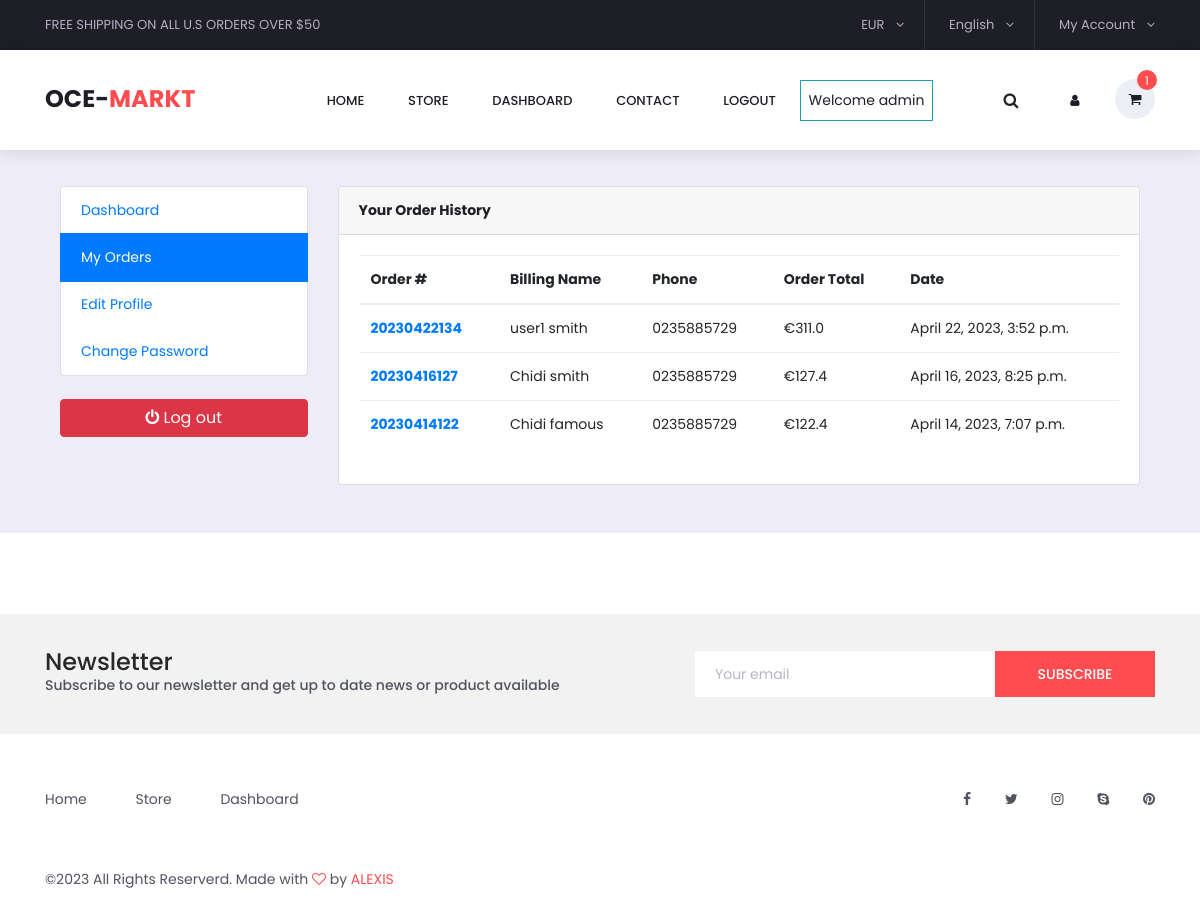
/accounts/my_orders/ (signed in), run on the app's committed database.
### accounts/models.py (models this page shows, shortened)
class Account(AbstractBaseUser):
    first_name = models.CharField(max_length=50)
    last_name = models.CharField(max_length=50)
    username = models.CharField(max_length=50, unique=True)
    email = models.EmailField(max_length=150, unique=True)
    phone_number = models.CharField(max_length=50)
    date_joined = models.DateTimeField(auto_now_add=True)
    last_login = models.DateTimeField(auto_now_add=True)
    is_admin = models.BooleanField(default=False)
    is_staff = models.BooleanField(default=False)
    is_active = models.BooleanField(default=False)
    is_superadmin = models.BooleanField(default=False)
    USERNAME_FIELD = 'email'
    REQUIRED_FIELDS = ['username', 'first_name', 'last_name']
    objects = MyAccountManager()
    def full_name(self):
        return f'{self.first_name} {self.last_name}'

### orders/models.py (models this page shows, shortened)
class Order(models.Model):
    STATUS = (
        ("New", "New"),
        ("Accepted", "Accepted"),
        ("Completed", "Completed"),
        ("Cancelled", "Cancelled")
    )
    user = models.ForeignKey(Account, on_delete=models.SET_NULL, null=True)
    payment = models.ForeignKey(
        Payment, on_delete=models.SET_NULL, blank=True, null=True)
    order_number = models.CharField(max_length=20)
    first_name = models.CharField(max_length=50)
    last_name = models.CharField(max_length=50)
    phone = models.CharField(max_length=15)
    email = models.EmailField(max_length=50)
    address_line_1 = models.CharField(max_length=50)
    address_line_2 = models.CharField(max_length=50, blank=True)
    country = models.CharField(max_length=80)
    state = models.CharField(max_length=70)
    city = models.CharField(max_length=50)
    order_note = models.CharField(max_length=100, blank=True)
    order_total = models.FloatField()
    tax = models.FloatField()
    status = models.CharField(max_length=100, choices=STATUS, default="New")
    ip = models.CharField(blank=True, max_length=20)
    is_ordered = models.BooleanField(default=False)
    created_at = models.DateTimeField(auto_now_add=True)
    updated_at = models.DateTimeField(auto_now=True)
    def full_name(self):
        return f"{self.first_name} {self.last_name}"

### accounts/views.py (the view)
# urls.py: path('my_orders/', views.my_orders, name='my_orders'),
@login_required(login_url='login')
def my_orders(request):
    orders = Order.objects.filter(
        user=request.user, is_ordered=True). order_by('-created_at')
    context = {
        'orders': orders,
    }
    return render(request, 'accounts/my_orders.html', context)

### carts/context_processors.py (called while the page is built)
def counter(request):
    cart_count = 0
    if 'admin' in request.path:
        return {}
    else:
        try:
            cart = Cart.objects.filter(cart_id=_cart_id(request))
            if request.user.is_authenticated:
                cart_items = CartItem.objects.all().filter(user=request.user)
            else:
                cart_items = CartItem.objects.all().filter(cart=cart[:1])
            for cart_item in cart_items:
                cart_count += cart_item.quantity
        except Cart.DoesNotExist:
            cart_count = 0
    return dict(cart_count=cart_count)

### carts/views.py (called while the page is built)
def _cart_id(request):
    cart = request.session.session_key
    if not cart:
        cart = request.session.create()
    return cart

### category/context_processors.py (called while the page is built)
def menu_links(request):
    links = Category.objects.all()
    return dict(links=links)

### templates/accounts/my_orders.html (shortened to what this page needs)
{% extends 'base.html' %}
{% load static %}
{% block content %}
<br>
<br>
<br>
<br>
<br>
<br>
<section class="h-100 h-custom" style="background-color: #eeecf8;">
    <div class="container py-5 h-100">
<section class="section-conten padding-y bg">
    <div class="container">
        <div class="row">
       {% include 'dashboard_sidebar.html' %}
        <main class="col-md-9">
            <article class="card">
            <header class="card-header">
                <strong class="d-inline-block mr-3">Your Order History</strong>
            </header>
                <div class="card-body">
                    <div class="row">
                            <div class="col-md-12">
                                {% if not orders %}
                                    <br>
                                    <h5 class="text-center text-muted">You do not have any Order History?</h5>
                                    <div class="text-center">
                                    <a href="{% url 'store' %}" class="btn btn-primary">Shop Now</a>
                                    </div>
                                    <br>
                                {% else %}
                                    <div class="table-responsive text-nowrap">
                                            <table class="table table-hover">
                                                <thead>
                                                <tr>
                                                    <th scope="col">Order #</th>
                                                    <th scope="col">Billing Name</th>
                                                    <th scope="col">Phone</th>
                                                    <th scope="col">Order Total</th>
                                                    <th scope="col">Date</th>
                                                </tr>
                                                </thead>
                                                <tbody>
                                                    {% for order in orders  %}
                                                        <tr>
                                                            <th scope="row"><a href="{% url 'order_detail' order.order_number %}">{{order.order_number}}</th></a>
                                                            <td>{{order.full_name}}</td>
                                                            <td>{{order.phone}}</td>
                                                            <td>€{{order.order_total}}</td>
                                                            <td>{{order.created_at}}</td>
                                                        </tr>
                                                {% endfor %}
                                                </tbody>
                                            </table>
                                  </div>
                                {% endif %}
                            </div>
                    </div>
                </div>
                </div>
            </div>
    </div>
    </div>
{% endblock %}

### templates/base.html (shortened to what this page needs)
{% load static %}
{% static "images" as baseURL %}
<!DOCTYPE html>
<html lang="en">
  <head>
    {% load static %}
    <link rel="stylesheet" href="https://cdn.jsdelivr.net/npm/bootstrap@4.6.2/dist/css/bootstrap.min.css">
    <link rel="stylesheet" href="https://cdnjs.cloudflare.com/ajax/libs/font-awesome/6.3.0/css/all.min.css">
    <link
      rel="stylesheet"
      href="{% static 'styles/bootstrap4/bootstrap.min.css' %}"
    />
    <link
      href="{%static 'plugins/font-awesome-4.7.0/css/font-awesome.min.css' %}"
      rel="stylesheet"
    />
    <link
      rel="stylesheet"
      href="{% static 'plugins/OwlCarousel2-2.2.1/owl.carousel.css'%}"
    />
    <link
      rel="stylesheet"
      href="{% static 'plugins/OwlCarousel2-2.2.1/owl.theme.default.css'%}"
    />
    <link
      rel="stylesheet"
      href="{% static 'plugins/OwlCarousel2-2.2.1/animate.css'%}"
    />
    <link rel="stylesheet"  href="{% static 'plugins/jquery-ui-1.12.1.custom/jquery-ui.css' %}">
    <link rel="stylesheet" href="{% static 'styles/main_styles.css'%}" />
    <link rel="stylesheet" href="{% static 'styles/responsive.css' %}" />
    <link rel="stylesheet"  href="{% static 'styles/categories_styles.css' %}">
    <link rel="stylesheet"  href="{% static 'styles/categories_styles.css' %}">
    <link rel="stylesheet"  href="{% static 'styles/categories_responsive.css' %}">
    <link rel="stylesheet"  href="{% static 'styles/single_styles.css' %}">
    <link rel="stylesheet"  href="{% static 'styles/single_responsive.css' %}">
    <link rel="stylesheet"  href="{% static 'styles/contact_styles.css' %}">
    <link rel="stylesheet"  href="{% static 'styles/contact_responsive.css' %}">
    <link rel="stylesheet"  href="{% static 'styles/review.css' %}">
  </head>
  <body>
    <div class="super_container">
      <header class="header trans_300">
        <div class="top_nav">
          <div class="container">
            <div class="row">
              <div class="col-md-6">
                <div class="top_nav_left">
                  free shipping on all u.s orders over $50
                </div>
              </div>
              <div class="col-md-6 text-right">
                <div class="top_nav_right">
                  <ul class="top_nav_menu">
                    <li class="currency">
                      <a href="#">
                        eur
                        <i class="fa fa-angle-down"></i>
                      </a>
                    </li>
                    <li class="language">
                      <a href="#">
                        English
                        <i class="fa fa-angle-down"></i>
                      </a>
                    </li>
                    <li class="account">
                      <a href="#">
                        My Account
                        <i class="fa fa-angle-down"></i>
                      </a>
                    </li>
                  </ul>
                </div>
              </div>
            </div>
          </div>
        </div>
        <div class="main_nav_container">
          <div class="container">
            <div class="row">
              <div class="col-lg-12 text-right">
                <div class="logo_container">
                  <a href="{% url 'home' %}">OCE-<span>Markt</span></a>
                </div>
                <nav class="navbar">
                  <ul class="navbar_menu">
                    <li><a href="{% url 'home' %}">home</a></li>
                    <li><a href="{% url 'store' %}">store</a></li>
                    {% if user.id is not None %}
                       <li><a href="{% url 'dashboard' %}">Dashboard</a></li>
                       <li><a href="{% url 'contact' %}">contact</a></li>
                       <li><a href="{% url 'logout' %}">Logout</a></li>
                        <li class="border border-info p-2">Welcome {{ user.first_name}}</li>
                    {% else %}
                      <li><a href="{% url 'login' %}">Login</a></li>
                      <li><a href="{% url 'register' %}">Register</a></li>
                       <li class="border border-info p-2"> Welcome Guest </li>
                    {% endif %}
                  </ul>
                  <ul class="navbar_user">
                    <li class="currency" style="background-color: white; border:none">
                      <button type="submit" class="btn btn-outline">
                        <i class="fa fa-search" aria-hidden="true"></i>
                      </button>
                    </li>
                    <li class="account" style="background-color: white;">
                      <a href="{% url 'dashboard' %}">
                        <i class="fa fa-user mr-5" aria-hidden="true"></i>
                      </a>
                    <li class="checkout">
                      <a href="{% url 'cart' %}">
                        <i class="fa fa-shopping-cart" aria-hidden="true"></i>
                        <span id="checkout_items" class="checkout_items"
                          >{{cart_count}}</span
                        >
                      </a>
                    </li>
                  </ul>
                </nav>
              </div>
            </div>
          </div>
        </div>
      </header>
      <div class="fs_menu_overlay"></div>
      {% block content %}{% endblock %}
      {% include 'footer.html' %}
  </body>
</html>

### static/styles/main_styles.css (style rules this page uses)
* { margin: 0; padding: 0; }
body { font-family: 'Poppins', sans-serif; font-size: 14px; line-height: 23px; font-weight: 400; background: #FFFFFF; color: #1e1e27; }
div { display: block; position: relative; -webkit-box-sizing: border-box; -moz-box-sizing: border-box; box-sizing: border-box; }
ul { list-style: none; margin-bottom: 0px; }
a, a:hover, a:visited, a:active, a:link { text-decoration: none; -webkit-font-smoothing: antialiased; -webkit-text-shadow: rgba(0,0,0,.01) 0 0 1px; text-shadow: rgba(0,0,0,.01) 0 0 1px; }
section { display: block; position: relative; box-sizing: border-box; }
.trans_300 { -webkit-transition: all 300ms ease; -moz-transition: all 300ms ease; -ms-transition: all 300ms ease; -o-transition: all 300ms ease; transition: all 300ms ease; }
.super_container { width: 100%; overflow: hidden; }
.header { position: fixed; top: 0; left: 0; width: 100%; background: #FFFFFF; z-index: 10; }
.top_nav { width: 100%; height: 50px; background: #1e1e27; }
.top_nav_left { height: 50px; line-height: 50px; font-size: 13px; color: #b5aec4; text-transform: uppercase; }
.currency { display: inline-block; position: relative; min-width: 50px; border-right: solid 1px #33333b; padding-right: 20px; padding-left: 20px; text-align: center; vertical-align: middle; background: #1e1e27; }
.currency > a { display: block; color: #b5aec4; font-weight: 400; height: 50px; line-height: 50px; font-size: 13px; text-transform: uppercase; }
.currency > a > i { margin-left: 8px; }
.language { display: inline-block; position: relative; min-width: 50px; border-right: solid 1px #33333b; padding-right: 20px; padding-left: 20px; text-align: center; vertical-align: middle; background: #1e1e27; }
.language > a { display: block; color: #b5aec4; font-weight: 400; height: 50px; line-height: 50px; font-size: 13px; }
.language > a > i { margin-left: 8px; }
.account { display: inline-block; position: relative; min-width: 50px; padding-left: 20px; text-align: center; vertical-align: middle; background: #1e1e27; }
.account > a { display: block; color: #b5aec4; font-weight: 400; height: 50px; line-height: 50px; font-size: 13px; }
.account > a > i { margin-left: 8px; }
.main_nav_container { width: 100%; background: #FFFFFF; box-shadow: 0 0 16px rgba(0, 0, 0, 0.15); }
.navbar { width: auto; height: 100px; float: right; padding-left: 0px; padding-right: 0px; }
.navbar_menu li { display: inline-block; }
.navbar_menu li a { display: block; color: #1e1e27; font-size: 13px; font-weight: 500; text-transform: uppercase; padding: 20px; -webkit-transition: color 0.3s ease; -moz-transition: color 0.3s ease; -ms-transition: color 0.3s ease; -o-transition: color 0.3s ease; transition: color 0.3s ease; }
.navbar_user { margin-left: 37px; }
.navbar_user li { display: inline-block; text-align: center; }
.navbar_user li a { display: -webkit-box; display: -moz-box; display: -ms-flexbox; display: -webkit-flex; display: flex; flex-direction: column; justify-content: center; align-items: center; position: relative; width: 40px; height: 40px; color: #1e1e27; -webkit-transition: color 0.3s ease; -moz-transition: color 0.3s ease; -ms-transition: color 0.3s ease; -o-transition: color 0.3s ease; transition: color 0.3s ease; }
.checkout a { background: #eceff6; border-radius: 50%; }
.checkout_items { display: -webkit-box; display: -moz-box; display: -ms-flexbox; display: -webkit-flex; display: flex; flex-direction: column; justify-content: center; align-items: center; position: absolute; top: -9px; left: 22px; width: 20px; height: 20px; border-radius: 50%; background: #fe4c50; font-size: 12px; color: #FFFFFF; }
.fs_menu_overlay { position: fixed; top: 0; left: 0; width: 100vw; height: 100vh; z-index: 9; background: rgba(255,255,255,0); pointer-events: none; -webkit-transition: all 200ms ease; -moz-transition: all 200ms ease; -ms-transition: all 200ms ease; -o-transition: all 200ms ease; transition: all 200ms ease; }
.logo_container { position: absolute; top: 50%; -webkit-transform: translateY(-50%); -moz-transform: translateY(-50%); -ms-transform: translateY(-50%); -o-transform: translateY(-50%); transform: translateY(-50%); left: 15px; }
.logo_container a { font-size: 24px; color: #1e1e27; font-weight: 700; text-transform: uppercase; }
.logo_container a span { color: #fe4c50; }

### data on the page
Account: first_name "admin"
Order: order_number "20230422134", full_name "user1 smith", phone "0235885729", order_total "311.0", created_at "April 22, 2023, 3:52 p.m."
Order: order_number "20230416127", full_name "Chidi smith", phone "0235885729", order_total "127.4", created_at "April 16, 2023, 8:25 p.m."
Order: order_number "20230414122", full_name "Chidi famous", phone "0235885729", order_total "122.4", created_at "April 14, 2023, 7:07 p.m."

### other printed values
{{ cart_count }} "1"
